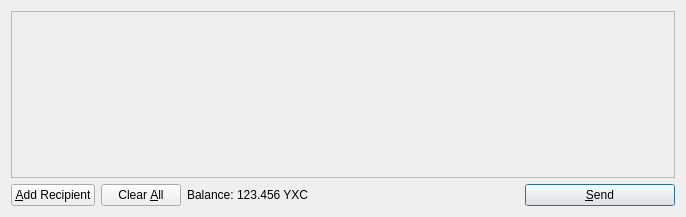
<?xml version="1.0" encoding="UTF-8"?>
<ui version="4.0">
 <class>SendCoinsDialog</class>
 <widget class="QDialog" name="SendCoinsDialog">
  <property name="geometry">
   <rect>
    <x>0</x>
    <y>0</y>
    <width>686</width>
    <height>217</height>
   </rect>
  </property>
  <property name="windowTitle">
   <string>Send Coins</string>
  </property>
  <layout class="QVBoxLayout" name="verticalLayout">
   <item>
    <widget class="QScrollArea" name="scrollArea">
     <property name="widgetResizable">
      <bool>true</bool>
     </property>
     <widget class="QWidget" name="scrollAreaWidgetContents">
      <property name="geometry">
       <rect>
        <x>0</x>
        <y>0</y>
        <width>666</width>
        <height>165</height>
       </rect>
      </property>
      <layout class="QVBoxLayout" name="verticalLayout_2">
       <property name="margin">
        <number>0</number>
       </property>
       <item>
        <layout class="QVBoxLayout" name="entries">
         <property name="spacing">
          <number>6</number>
         </property>
        </layout>
       </item>
       <item>
        <spacer name="verticalSpacer">
         <property name="orientation">
          <enum>Qt::Vertical</enum>
         </property>
         <property name="sizeHint" stdset="0">
          <size>
           <width>20</width>
           <height>40</height>
          </size>
         </property>
        </spacer>
       </item>
      </layout>
     </widget>
    </widget>
   </item>
   <item>
    <layout class="QHBoxLayout" name="horizontalLayout">
     <item>
      <widget class="QPushButton" name="addButton">
       <property name="toolTip">
        <string>Send to multiple recipients at once</string>
       </property>
       <property name="text">
        <string>&amp;Add Recipient</string>
       </property>
       <property name="icon">
        <iconset resource="../bitcoin.qrc">
         <normaloff>:/icons/add</normaloff>:/icons/add</iconset>
       </property>
       <property name="autoDefault">
        <bool>false</bool>
       </property>
      </widget>
     </item>
     <item>
      <widget class="QPushButton" name="clearButton">
       <property name="sizePolicy">
        <sizepolicy hsizetype="Minimum" vsizetype="Fixed">
         <horstretch>0</horstretch>
         <verstretch>0</verstretch>
        </sizepolicy>
       </property>
       <property name="toolTip">
        <string>Remove all transaction fields</string>
       </property>
       <property name="text">
        <string>Clear &amp;All</string>
       </property>
       <property name="icon">
        <iconset resource="../bitcoin.qrc">
         <normaloff>:/icons/remove</normaloff>:/icons/remove</iconset>
       </property>
       <property name="autoRepeatDelay">
        <number>300</number>
       </property>
       <property name="autoDefault">
        <bool>false</bool>
       </property>
      </widget>
     </item>
     <item>
      <layout class="QHBoxLayout" name="horizontalLayout_2">
       <property name="spacing">
        <number>3</number>
       </property>
       <item>
        <widget class="QLabel" name="label">
         <property name="text">
          <string>Balance:</string>
         </property>
        </widget>
       </item>
       <item>
        <widget class="QLabel" name="labelBalance">
         <property name="cursor">
          <cursorShape>IBeamCursor</cursorShape>
         </property>
         <property name="text">
          <string>123.456 YXC</string>
         </property>
         <property name="textInteractionFlags">
          <set>Qt::LinksAccessibleByMouse|Qt::TextSelectableByKeyboard|Qt::TextSelectableByMouse</set>
         </property>
        </widget>
       </item>
      </layout>
     </item>
     <item>
      <spacer name="horizontalSpacer">
       <property name="orientation">
        <enum>Qt::Horizontal</enum>
       </property>
       <property name="sizeHint" stdset="0">
        <size>
         <width>40</width>
         <height>20</height>
        </size>
       </property>
      </spacer>
     </item>
     <item>
      <widget class="QPushButton" name="sendButton">
       <property name="minimumSize">
        <size>
         <width>150</width>
         <height>0</height>
        </size>
       </property>
       <property name="toolTip">
        <string>Confirm the send action</string>
       </property>
       <property name="text">
        <string>&amp;Send</string>
       </property>
       <property name="icon">
        <iconset resource="../bitcoin.qrc">
         <normaloff>:/icons/send</normaloff>:/icons/send</iconset>
       </property>
       <property name="default">
        <bool>true</bool>
       </property>
      </widget>
     </item>
    </layout>
   </item>
  </layout>
 </widget>
 <resources>
  <include location="../bitcoin.qrc"/>
 </resources>
 <connections/>
</ui>
